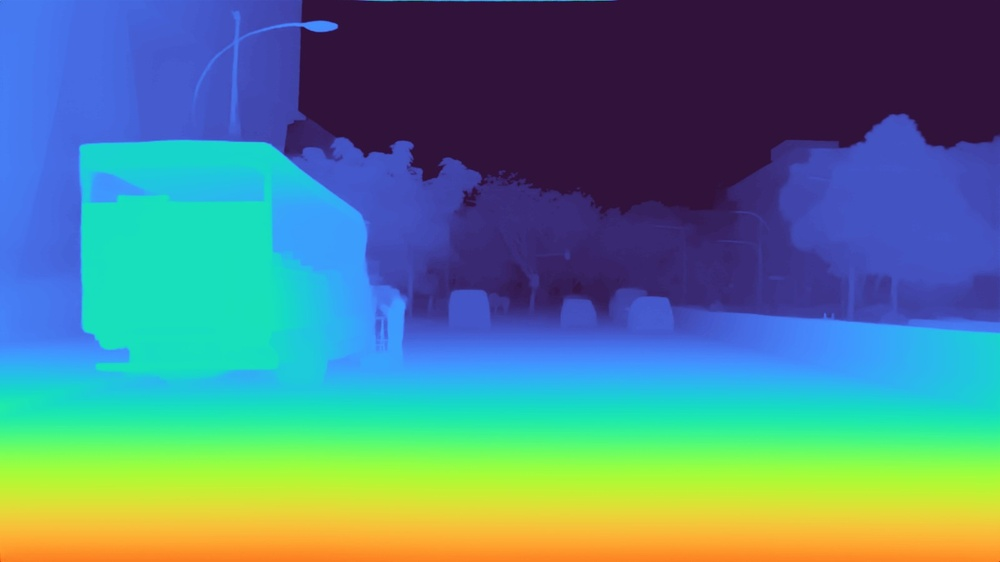
#> input picture data/imgs/camera_front.jpg, 1000 x 562 px, shrunk from 1600 x 900 before the run
$ python -i edgemask.py   (imports and definitions only)
#> lines starting #> are read from the running program, lines starting #| are printed output that depends on the picture; after the words box and inside, x2 and y2 are one past the last pixel; in counts of white or black regions, pixels touching at a corner belong together
import cv2
import numpy as np

## Parameters

def generate_edge_mask(image_input, kernel_size=10, show=False, save_path=None):
#> called with image_input = '../data/imgs/camera_front.jpg', kernel_size = 10, show = False
    img = cv2.imread(image_input, cv2.IMREAD_GRAYSCALE)
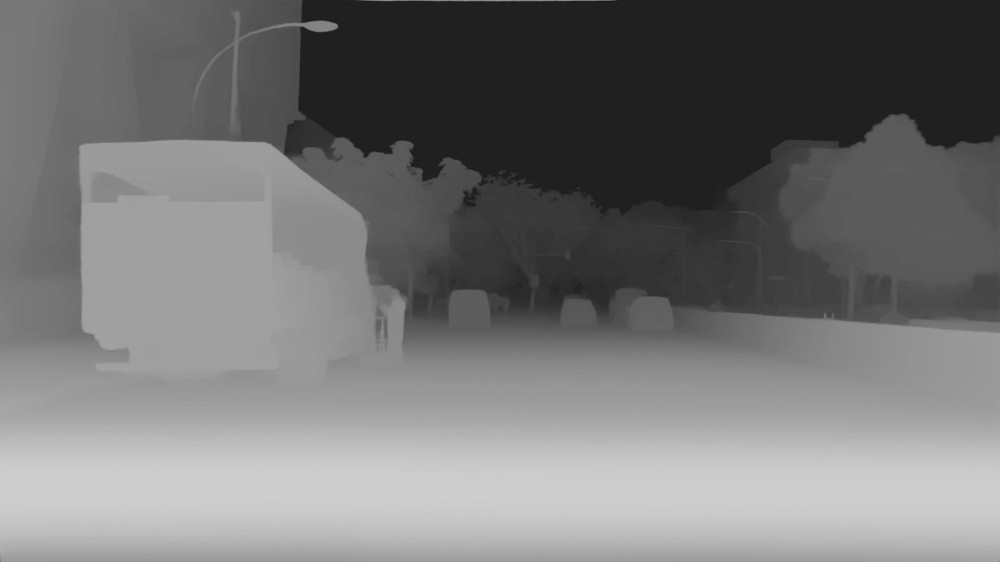
#> img: shape (562, 1000); min 23, max 207, mean 116.7
    blurred = cv2.GaussianBlur(img, (5, 5), 1.5)
    edges = cv2.Canny(blurred, threshold1=0, threshold2=15)
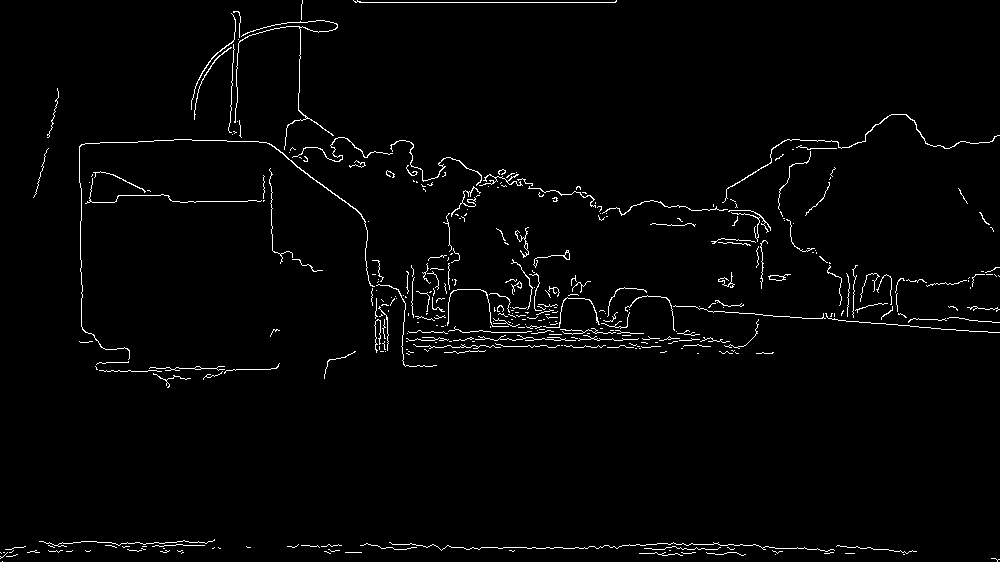
#> edges: shape (562, 1000); 2% white in thin lines or dots
    edge_mask = (edges > 0).astype(np.uint8) * 255
    edge_mask = cv2.dilate(edge_mask, np.ones((kernel_size, kernel_size), np.uint8))
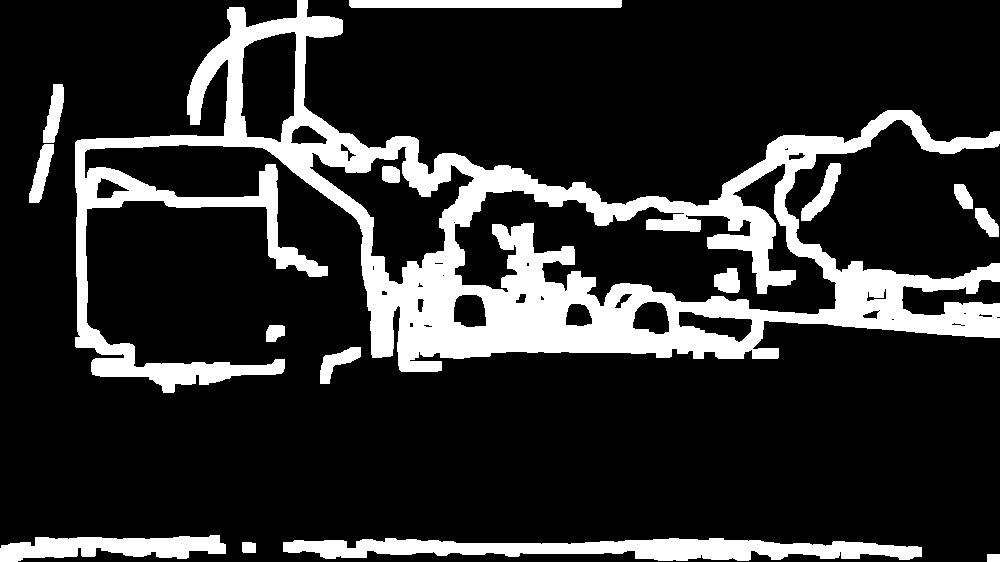
#> edge_mask: shape (562, 1000); 18% white; 15 white regions, largest, box (x1, y1, x2, y2) and area: (75, 0, 1000, 393) 80746, (283, 538, 922, 561) 9136, (0, 535, 226, 562) 3947
    if show:
        cv2.imshow("Edge Mask", edge_mask)
        cv2.waitKey(0)
        cv2.destroyAllWindows()
    if save_path:
        cv2.imwrite(save_path, edge_mask)
    return edge_mask

# [16 lines of commented-out code are left out]

>>> result = generate_edge_mask('../data/imgs/camera_front.jpg')

$ run again, on data/imgs/n015-2018-07-24-11-22-45+0800__CAM_FRONT__1532402927612460.jpg
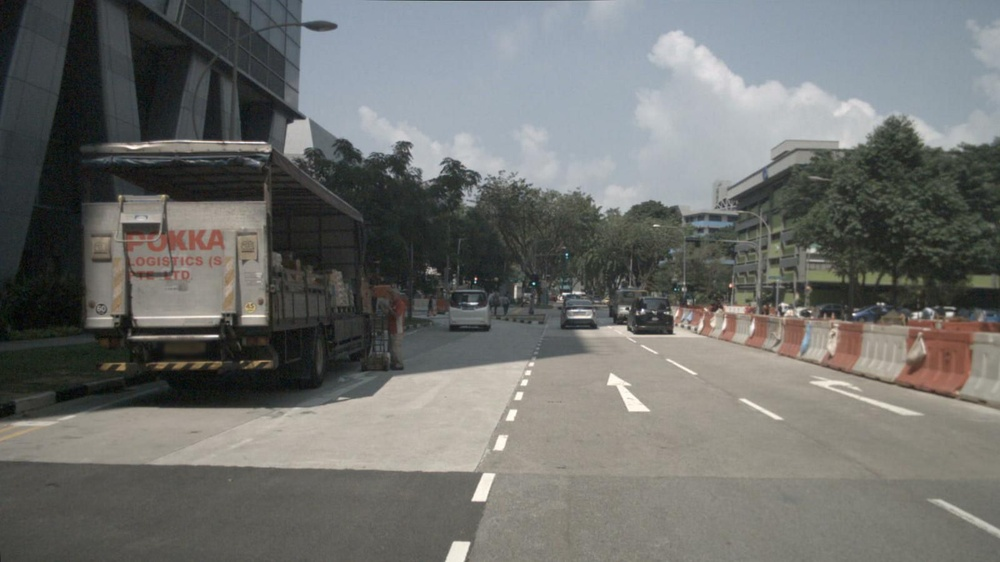
#> input picture data/imgs/n015-2018-07-24-11-22-45+0800__CAM_FRONT__1532402927612460.jpg, 1000 x 562 px, shrunk from 1600 x 900 before the run
#> in generate_edge_mask, `edges = cv2.Canny(blurred, threshold1=0, threshold2=15)`:
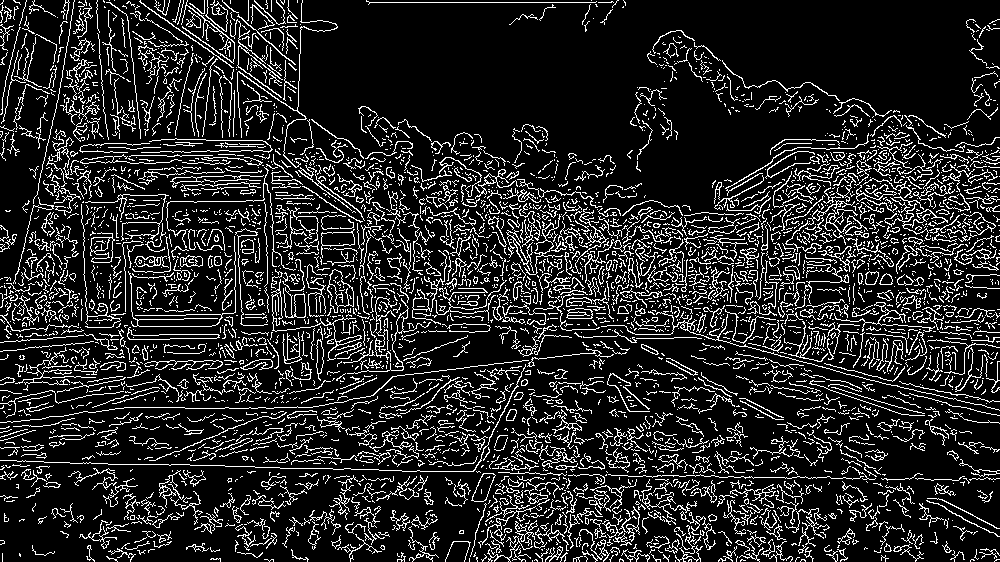
#> edges: shape (562, 1000); 14.9% white in thin lines or dots
#> in generate_edge_mask, `edge_mask = cv2.dilate(edge_mask, np.ones((kernel_size, kernel_size), ..`:
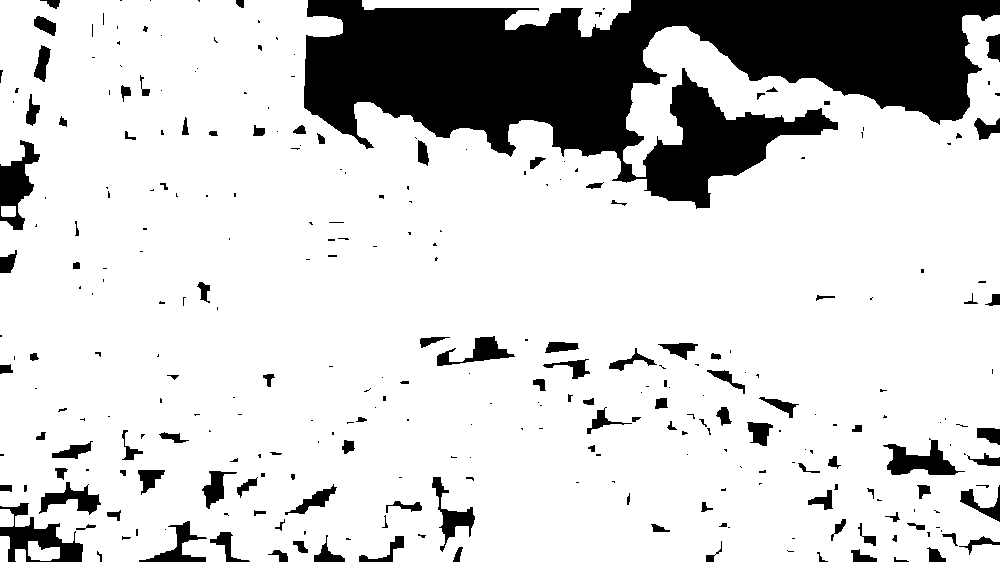
#> edge_mask: shape (562, 1000); 82.2% white; 295 black regions (174 under 20 px), largest, box (x1, y1, x2, y2) and area: (304, 0, 1000, 209) 76417, (0, 503, 83, 562) 1942, (0, 140, 40, 230) 1669
